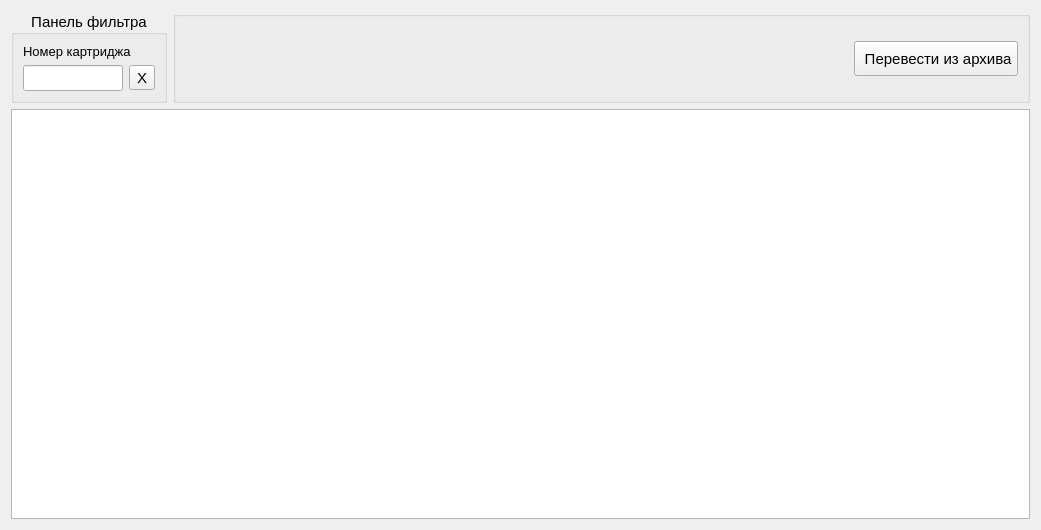
<?xml version="1.0" encoding="UTF-8"?>
<ui version="4.0">
 <class>cartr_view_arhiv</class>
 <widget class="QWidget" name="cartr_view_arhiv">
  <property name="geometry">
   <rect>
    <x>0</x>
    <y>0</y>
    <width>1041</width>
    <height>530</height>
   </rect>
  </property>
  <property name="windowTitle">
   <string>Просмотр архива</string>
  </property>
  <property name="windowIcon">
   <iconset resource="resources.qrc">
    <normaloff>:/resources/0058.ico</normaloff>:/resources/0058.ico</iconset>
  </property>
  <layout class="QGridLayout" name="gridLayout">
   <item row="0" column="0">
    <layout class="QHBoxLayout" name="horizontalLayout_4">
     <item>
      <widget class="QGroupBox" name="groupBox_2">
       <property name="font">
        <font>
         <pointsize>11</pointsize>
        </font>
       </property>
       <property name="title">
        <string>Панель фильтра</string>
       </property>
       <property name="alignment">
        <set>Qt::AlignCenter</set>
       </property>
       <layout class="QHBoxLayout" name="horizontalLayout_3">
        <item>
         <layout class="QVBoxLayout" name="verticalLayout">
          <item>
           <widget class="QLabel" name="label">
            <property name="font">
             <font>
              <pointsize>10</pointsize>
             </font>
            </property>
            <property name="text">
             <string>Номер картриджа</string>
            </property>
           </widget>
          </item>
          <item>
           <layout class="QHBoxLayout" name="horizontalLayout_2">
            <item>
             <widget class="QLineEdit" name="nomer_LE">
              <property name="sizePolicy">
               <sizepolicy hsizetype="Minimum" vsizetype="Fixed">
                <horstretch>0</horstretch>
                <verstretch>0</verstretch>
               </sizepolicy>
              </property>
              <property name="maximumSize">
               <size>
                <width>100</width>
                <height>16777215</height>
               </size>
              </property>
              <property name="font">
               <font>
                <pointsize>11</pointsize>
               </font>
              </property>
             </widget>
            </item>
            <item>
             <widget class="QToolButton" name="clear_TB">
              <property name="toolTip">
               <string>Очитить фильтр</string>
              </property>
              <property name="text">
               <string>X</string>
              </property>
             </widget>
            </item>
           </layout>
          </item>
         </layout>
        </item>
       </layout>
      </widget>
     </item>
     <item>
      <widget class="QGroupBox" name="groupBox">
       <property name="font">
        <font>
         <pointsize>10</pointsize>
        </font>
       </property>
       <property name="alignment">
        <set>Qt::AlignHCenter</set>
       </property>
       <layout class="QHBoxLayout" name="horizontalLayout">
        <item>
         <spacer>
          <property name="orientation">
           <enum>Qt::Horizontal</enum>
          </property>
          <property name="sizeHint" stdset="0">
           <size>
            <width>31</width>
            <height>60</height>
           </size>
          </property>
         </spacer>
        </item>
        <item>
         <widget class="QPushButton" name="arhiv_delete_PB">
          <property name="minimumSize">
           <size>
            <width>0</width>
            <height>35</height>
           </size>
          </property>
          <property name="font">
           <font>
            <pointsize>11</pointsize>
           </font>
          </property>
          <property name="styleSheet">
           <string notr="true">padding: 5px;</string>
          </property>
          <property name="text">
           <string> Перевести из архива</string>
          </property>
          <property name="icon">
           <iconset resource="resources.qrc">
            <normaloff>:/resources/0324.ico</normaloff>:/resources/0324.ico</iconset>
          </property>
          <property name="iconSize">
           <size>
            <width>48</width>
            <height>48</height>
           </size>
          </property>
         </widget>
        </item>
       </layout>
      </widget>
     </item>
    </layout>
   </item>
   <item row="1" column="0">
    <widget class="QTableView" name="tableView">
     <property name="selectionMode">
      <enum>QAbstractItemView::SingleSelection</enum>
     </property>
     <property name="selectionBehavior">
      <enum>QAbstractItemView::SelectRows</enum>
     </property>
     <property name="sortingEnabled">
      <bool>true</bool>
     </property>
    </widget>
   </item>
  </layout>
 </widget>
 <resources>
  <include location="resources.qrc"/>
 </resources>
 <connections/>
</ui>
